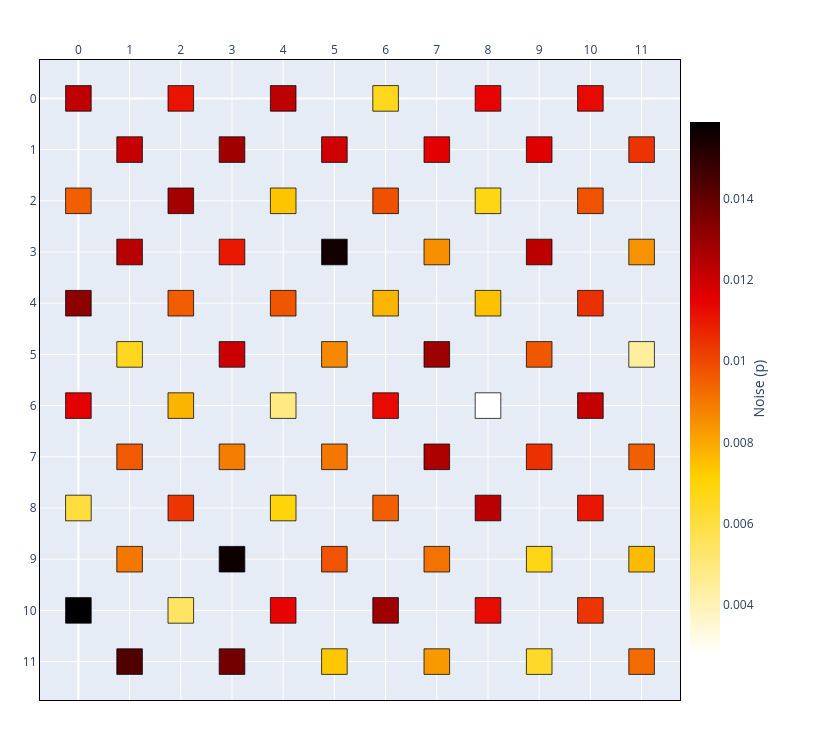

The notebook cell saved with this chart:
### Markdown cell above
## 3. Noise models

Real superconducting processors are heterogeneous: physical error rates vary
substantially across the lattice and are frequently correlated in space. Modeling this
heterogeneity faithfully is precisely why qSNOW represents noise as a per-qubit field
rather than a single global parameter.

Every qubit carries a `NoiseProfile` exposing a physical error rate `p` (a bounded float
on `[0, 0.75]`). `Chip` provides a family of *samplers* that populate `p` across the
lattice, each recording its parameters in the chip's metadata for provenance:

- **`generate_uniform_noise(p)`** — a homogeneous field; every qubit shares a single `p`.
- **`generate_random_noise(range)`** — independent draws from a uniform distribution
  over `range`.
- **`generate_gaussian_noise(mean, deviation)`** — independent draws from a truncated
  Gaussian.
- **`generate_derived_contour_noise(mean, deviation, slope=...)`** — a *spatially
  correlated* gradient, in which each site's error rate is derived from a smoothed
  neighborhood average, producing the contoured, non-i.i.d. structure characteristic of
  real devices.

Each stochastic sampler accepts a `seed` for reproducibility. Below we visualize the
three non-trivial fields with `noise_heatmap_style`, moving from fully independent
(Gaussian, random) to spatially correlated (contour).

### Code cell
# (a) Truncated-Gaussian field: i.i.d. draws about a target mean.
chip = Chip(6, 6)
chip.generate_gaussian_noise(mean=0.010, deviation=0.003, seed=42)

print("noise model :", chip.summary()["noise_model"])
print("p at (2, 2) :", chip.loc((2, 2)).noise.p)
chip.show(style=noise_heatmap_style(chip))

### Figure 1 — Plotly figure (JSON) as saved in the notebook; plotly's stock layout.template omitted (floating-point values rounded to 4 significant figures)
{"data": [{"hoverinfo": "text", "hovertext": ["(0, 0)<br>status=INACTIVE<br>noise=0.0123", "(0, 2)<br>status=INACTIVE<br>noise=0.0095", "(0, 4)<br>status=INACTIVE<br>noise=0.0132", "(0, 6)<br>status=INACTIVE<br>noise=0.0115", "(0, 8)<br>status=INACTIVE<br>noise=0.0061", "(0, 10)<br>status=INACTIVE<br>noise=0.0159", "(1, 1)<br>status=INACTIVE<br>noise=0.0121", "(1, 3)<br>status=INACTIVE<br>noise=0.0124", "(1, 5)<br>status=INACTIVE<br>noise=0.0066", "(1, 7)<br>status=INACTIVE<br>noise=0.0096", "(1, 9)<br>status=INACTIVE<br>noise=0.0090", "(1, 11)<br>status=INACTIVE<br>noise=0.0144", "(2, 0)<br>status=INACTIVE<br>noise=0.0111", "(2, 2)<br>status=INACTIVE<br>noise=0.0128", "(2, 4)<br>status=INACTIVE<br>noise=0.0096", "(2, 6)<br>status=INACTIVE<br>noise=0.0078", "(2, 8)<br>status=INACTIVE<br>noise=0.0104", "(2, 10)<br>status=INACTIVE<br>noise=0.0054", "(3, 1)<br>status=INACTIVE<br>noise=0.0128", "(3, 3)<br>status=INACTIVE<br>noise=0.0110", "(3, 5)<br>status=INACTIVE<br>noise=0.0121", "(3, 7)<br>status=INACTIVE<br>noise=0.0089", "(3, 9)<br>status=INACTIVE<br>noise=0.0157", "(3, 11)<br>status=INACTIVE<br>noise=0.0137", "(4, 0)<br>status=INACTIVE<br>noise=0.0123", "(4, 2)<br>status=INACTIVE<br>noise=0.0074", "(4, 4)<br>status=INACTIVE<br>noise=0.0097", "(4, 6)<br>status=INACTIVE<br>noise=0.0049", "(4, 8)<br>status=INACTIVE<br>noise=0.0069", "(4, 10)<br>status=INACTIVE<br>noise=0.0114", "(5, 1)<br>status=INACTIVE<br>noise=0.0120", "(5, 3)<br>status=INACTIVE<br>noise=0.0155", "(5, 5)<br>status=INACTIVE<br>noise=0.0086", "(5, 7)<br>status=INACTIVE<br>noise=0.0090", "(5, 9)<br>status=INACTIVE<br>noise=0.0098", "(5, 11)<br>status=INACTIVE<br>noise=0.0074", "(6, 0)<br>status=INACTIVE<br>noise=0.0066", "(6, 2)<br>status=INACTIVE<br>noise=0.0098", "(6, 4)<br>status=INACTIVE<br>noise=0.0078", "(6, 6)<br>status=INACTIVE<br>noise=0.0113", "(6, 8)<br>status=INACTIVE<br>noise=0.0095", "(6, 10)<br>status=INACTIVE<br>noise=0.0129", "(7, 1)<br>status=INACTIVE<br>noise=0.0116", "(7, 3)<br>status=INACTIVE<br>noise=0.0085", "(7, 5)<br>status=INACTIVE<br>noise=0.0129", "(7, 7)<br>status=INACTIVE<br>noise=0.0126", "(7, 9)<br>status=INACTIVE<br>noise=0.0091", "(7, 11)<br>status=INACTIVE<br>noise=0.0083", "(8, 0)<br>status=INACTIVE<br>noise=0.0114", "(8, 2)<br>status=INACTIVE<br>noise=0.0068", "(8, 4)<br>status=INACTIVE<br>noise=0.0075", "(8, 6)<br>status=INACTIVE<br>noise=0.0027", "(8, 8)<br>status=INACTIVE<br>noise=0.0124", "(8, 10)<br>status=INACTIVE<br>noise=0.0113", "(9, 1)<br>status=INACTIVE<br>noise=0.0116", "(9, 3)<br>status=INACTIVE<br>noise=0.0123", "(9, 5)<br>status=INACTIVE<br>noise=0.0097", "(9, 7)<br>status=INACTIVE<br>noise=0.0105", "(9, 9)<br>status=INACTIVE<br>noise=0.0068", "(9, 11)<br>status=INACTIVE<br>noise=0.0064", "(10, 0)<br>status=INACTIVE<br>noise=0.0113", "(10, 2)<br>status=INACTIVE<br>noise=0.0098", "(10, 4)<br>status=INACTIVE<br>noise=0.0105", "(10, 6)<br>status=INACTIVE<br>noise=0.0122", "(10, 8)<br>status=INACTIVE<br>noise=0.0110", "(10, 10)<br>status=INACTIVE<br>noise=0.0104", "(11, 1)<br>status=INACTIVE<br>noise=0.0104", "(11, 3)<br>status=INACTIVE<br>noise=0.0085", "(11, 5)<br>status=INACTIVE<br>noise=0.0044", "(11, 7)<br>status=INACTIVE<br>noise=0.0095", "(11, 9)<br>status=INACTIVE<br>noise=0.0076", "(11, 11)<br>status=INACTIVE<br>noise=0.0093"], "marker": {"cmax": 0.01591, "cmin": 0.00274, "color": [0.01226, 0.00954, 0.01322, 0.01155, 0.00606, 0.01591, 0.01213, 0.01238, 0.0066, 0.00963, 0.00901, 0.01436, 0.01111, 0.01278, 0.00957, 0.00776, 0.01041, 0.00544, 0.01284, 0.01101, 0.0121, 0.00888, 0.01567, 0.01373, 0.0123, 0.00742, 0.00975, 0.00489, 0.00695, 0.01143, 0.01198, 0.01554, 0.00865, 0.00901, 0.00977, 0.00736, 0.00663, 0.00982, 0.00776, 0.01132, 0.00953, 0.0129, 0.01158, 0.00854, 0.01289, 0.01258, 0.00914, 0.00833, 0.01143, 0.00676, 0.00748, 0.00274, 0.01239, 0.01128, 0.01162, 0.01232, 0.00969, 0.01052, 0.00676, 0.0064, 0.01131, 0.00978, 0.01049, 0.01217, 0.01103, 0.01041, 0.01045, 0.00846, 0.00441, 0.00952, 0.00763, 0.00931], "colorbar": {"len": 0.8649, "title": {"side": "right", "text": "Noise (p)"}, "x": 0.8649, "xanchor": "left", "y": 0.4865, "yanchor": "middle"}, "colorscale": [[0, "rgb(255,255,255)"], [0.3333, "rgb(255,210,0)"], [0.6667, "rgb(230,0,0)"], [1, "rgb(0,0,0)"]], "opacity": 0, "showscale": true, "size": 20}, "mode": "markers", "name": "qubits", "type": "scattergl", "x": [0, 0, 0, 0, 0, 0, 1, 1, 1, 1, 1, 1, 2, 2, 2, 2, 2, 2, 3, 3, 3, 3, 3, 3, 4, 4, 4, 4, 4, 4, 5, 5, 5, 5, 5, 5, 6, 6, 6, 6, 6, 6, 7, 7, 7, 7, 7, 7, 8, 8, 8, 8, 8, 8, 9, 9, 9, 9, 9, 9, 10, 10, 10, 10, 10, 10, 11, 11, 11, 11, 11, 11], "y": [0, 2, 4, 6, 8, 10, 1, 3, 5, 7, 9, 11, 0, 2, 4, 6, 8, 10, 1, 3, 5, 7, 9, 11, 0, 2, 4, 6, 8, 10, 1, 3, 5, 7, 9, 11, 0, 2, 4, 6, 8, 10, 1, 3, 5, 7, 9, 11, 0, 2, 4, 6, 8, 10, 1, 3, 5, 7, 9, 11, 0, 2, 4, 6, 8, 10, 1, 3, 5, 7, 9, 11]}], "layout": {"height": 740, "margin": {"b": 40, "l": 40, "r": 40, "t": 60}, "shapes": [{"fillcolor": "rgb(191, 0, 0)", "layer": "above", "line": {"color": "black", "width": 0.75}, "opacity": 1, "type": "rect", "x0": -0.25, "x1": 0.25, "y0": -0.25, "y1": 0.25}, {"fillcolor": "rgb(241, 95, 0)", "layer": "above", "line": {"color": "black", "width": 0.75}, "opacity": 1, "type": "rect", "x0": -0.25, "x1": 0.25, "y0": 1.75, "y1": 2.25}, {"fillcolor": "rgb(141, 0, 0)", "layer": "above", "line": {"color": "black", "width": 0.75}, "opacity": 1, "type": "rect", "x0": -0.25, "x1": 0.25, "y0": 3.75, "y1": 4.25}, {"fillcolor": "rgb(228, 0, 0)", "layer": "above", "line": {"color": "black", "width": 0.75}, "opacity": 1, "type": "rect", "x0": -0.25, "x1": 0.25, "y0": 5.75, "y1": 6.25}, {"fillcolor": "rgb(255, 221, 62)", "layer": "above", "line": {"color": "black", "width": 0.75}, "opacity": 1, "type": "rect", "x0": -0.25, "x1": 0.25, "y0": 7.75, "y1": 8.25}, {"fillcolor": "rgb(0, 0, 0)", "layer": "above", "line": {"color": "black", "width": 0.75}, "opacity": 1, "type": "rect", "x0": -0.25, "x1": 0.25, "y0": 9.75, "y1": 10.25}, {"fillcolor": "rgb(198, 0, 0)", "layer": "above", "line": {"color": "black", "width": 0.75}, "opacity": 1, "type": "rect", "x0": 0.75, "x1": 1.25, "y0": 0.75, "y1": 1.25}, {"fillcolor": "rgb(185, 0, 0)", "layer": "above", "line": {"color": "black", "width": 0.75}, "opacity": 1, "type": "rect", "x0": 0.75, "x1": 1.25, "y0": 2.75, "y1": 3.25}, {"fillcolor": "rgb(255, 215, 31)", "layer": "above", "line": {"color": "black", "width": 0.75}, "opacity": 1, "type": "rect", "x0": 0.75, "x1": 1.25, "y0": 4.75, "y1": 5.25}, {"fillcolor": "rgb(241, 90, 0)", "layer": "above", "line": {"color": "black", "width": 0.75}, "opacity": 1, "type": "rect", "x0": 0.75, "x1": 1.25, "y0": 6.75, "y1": 7.25}, {"fillcolor": "rgb(244, 120, 0)", "layer": "above", "line": {"color": "black", "width": 0.75}, "opacity": 1, "type": "rect", "x0": 0.75, "x1": 1.25, "y0": 8.75, "y1": 9.25}, {"fillcolor": "rgb(81, 0, 0)", "layer": "above", "line": {"color": "black", "width": 0.75}, "opacity": 1, "type": "rect", "x0": 0.75, "x1": 1.25, "y0": 10.75, "y1": 11.25}, {"fillcolor": "rgb(232, 20, 0)", "layer": "above", "line": {"color": "black", "width": 0.75}, "opacity": 1, "type": "rect", "x0": 1.75, "x1": 2.25, "y0": -0.25, "y1": 0.25}, {"fillcolor": "rgb(164, 0, 0)", "layer": "above", "line": {"color": "black", "width": 0.75}, "opacity": 1, "type": "rect", "x0": 1.75, "x1": 2.25, "y0": 1.75, "y1": 2.25}, {"fillcolor": "rgb(241, 93, 0)", "layer": "above", "line": {"color": "black", "width": 0.75}, "opacity": 1, "type": "rect", "x0": 1.75, "x1": 2.25, "y0": 3.75, "y1": 4.25}, {"fillcolor": "rgb(251, 180, 0)", "layer": "above", "line": {"color": "black", "width": 0.75}, "opacity": 1, "type": "rect", "x0": 1.75, "x1": 2.25, "y0": 5.75, "y1": 6.25}, {"fillcolor": "rgb(236, 53, 0)", "layer": "above", "line": {"color": "black", "width": 0.75}, "opacity": 1, "type": "rect", "x0": 1.75, "x1": 2.25, "y0": 7.75, "y1": 8.25}, {"fillcolor": "rgb(255, 227, 98)", "layer": "above", "line": {"color": "black", "width": 0.75}, "opacity": 1, "type": "rect", "x0": 1.75, "x1": 2.25, "y0": 9.75, "y1": 10.25}, {"fillcolor": "rgb(161, 0, 0)", "layer": "above", "line": {"color": "black", "width": 0.75}, "opacity": 1, "type": "rect", "x0": 2.75, "x1": 3.25, "y0": 0.75, "y1": 1.25}, {"fillcolor": "rgb(233, 24, 0)", "layer": "above", "line": {"color": "black", "width": 0.75}, "opacity": 1, "type": "rect", "x0": 2.75, "x1": 3.25, "y0": 2.75, "y1": 3.25}, {"fillcolor": "rgb(200, 0, 0)", "layer": "above", "line": {"color": "black", "width": 0.75}, "opacity": 1, "type": "rect", "x0": 2.75, "x1": 3.25, "y0": 4.75, "y1": 5.25}, {"fillcolor": "rgb(245, 126, 0)", "layer": "above", "line": {"color": "black", "width": 0.75}, "opacity": 1, "type": "rect", "x0": 2.75, "x1": 3.25, "y0": 6.75, "y1": 7.25}, {"fillcolor": "rgb(13, 0, 0)", "layer": "above", "line": {"color": "black", "width": 0.75}, "opacity": 1, "type": "rect", "x0": 2.75, "x1": 3.25, "y0": 8.75, "y1": 9.25}, {"fillcolor": "rgb(114, 0, 0)", "layer": "above", "line": {"color": "black", "width": 0.75}, "opacity": 1, "type": "rect", "x0": 2.75, "x1": 3.25, "y0": 10.75, "y1": 11.25}, {"fillcolor": "rgb(189, 0, 0)", "layer": "above", "line": {"color": "black", "width": 0.75}, "opacity": 1, "type": "rect", "x0": 3.75, "x1": 4.25, "y0": -0.25, "y1": 0.25}, {"fillcolor": "rgb(253, 196, 0)", "layer": "above", "line": {"color": "black", "width": 0.75}, "opacity": 1, "type": "rect", "x0": 3.75, "x1": 4.25, "y0": 1.75, "y1": 2.25}, {"fillcolor": "rgb(240, 85, 0)", "layer": "above", "line": {"color": "black", "width": 0.75}, "opacity": 1, "type": "rect", "x0": 3.75, "x1": 4.25, "y0": 3.75, "y1": 4.25}, {"fillcolor": "rgb(255, 233, 130)", "layer": "above", "line": {"color": "black", "width": 0.75}, "opacity": 1, "type": "rect", "x0": 3.75, "x1": 4.25, "y0": 5.75, "y1": 6.25}, {"fillcolor": "rgb(255, 212, 10)", "layer": "above", "line": {"color": "black", "width": 0.75}, "opacity": 1, "type": "rect", "x0": 3.75, "x1": 4.25, "y0": 7.75, "y1": 8.25}, {"fillcolor": "rgb(231, 4, 0)", "layer": "above", "line": {"color": "black", "width": 0.75}, "opacity": 1, "type": "rect", "x0": 3.75, "x1": 4.25, "y0": 9.75, "y1": 10.25}, {"fillcolor": "rgb(206, 0, 0)", "layer": "above", "line": {"color": "black", "width": 0.75}, "opacity": 1, "type": "rect", "x0": 4.75, "x1": 5.25, "y0": 0.75, "y1": 1.25}, {"fillcolor": "rgb(19, 0, 0)", "layer": "above", "line": {"color": "black", "width": 0.75}, "opacity": 1, "type": "rect", "x0": 4.75, "x1": 5.25, "y0": 2.75, "y1": 3.25}, {"fillcolor": "rgb(246, 137, 0)", "layer": "above", "line": {"color": "black", "width": 0.75}, "opacity": 1, "type": "rect", "x0": 4.75, "x1": 5.25, "y0": 4.75, "y1": 5.25}, {"fillcolor": "rgb(244, 120, 0)", "layer": "above", "line": {"color": "black", "width": 0.75}, "opacity": 1, "type": "rect", "x0": 4.75, "x1": 5.25, "y0": 6.75, "y1": 7.25}, {"fillcolor": "rgb(240, 84, 0)", "layer": "above", "line": {"color": "black", "width": 0.75}, "opacity": 1, "type": "rect", "x0": 4.75, "x1": 5.25, "y0": 8.75, "y1": 9.25}, {"fillcolor": "rgb(254, 199, 0)", "layer": "above", "line": {"color": "black", "width": 0.75}, "opacity": 1, "type": "rect", "x0": 4.75, "x1": 5.25, "y0": 10.75, "y1": 11.25}, {"fillcolor": "rgb(255, 215, 29)", "layer": "above", "line": {"color": "black", "width": 0.75}, "opacity": 1, "type": "rect", "x0": 5.75, "x1": 6.25, "y0": -0.25, "y1": 0.25}, {"fillcolor": "rgb(240, 81, 0)", "layer": "above", "line": {"color": "black", "width": 0.75}, "opacity": 1, "type": "rect", "x0": 5.75, "x1": 6.25, "y0": 1.75, "y1": 2.25}, {"fillcolor": "rgb(251, 180, 0)", "layer": "above", "line": {"color": "black", "width": 0.75}, "opacity": 1, "type": "rect", "x0": 5.75, "x1": 6.25, "y0": 3.75, "y1": 4.25}, {"fillcolor": "rgb(231, 10, 0)", "layer": "above", "line": {"color": "black", "width": 0.75}, "opacity": 1, "type": "rect", "x0": 5.75, "x1": 6.25, "y0": 5.75, "y1": 6.25}, {"fillcolor": "rgb(241, 95, 0)", "layer": "above", "line": {"color": "black", "width": 0.75}, "opacity": 1, "type": "rect", "x0": 5.75, "x1": 6.25, "y0": 7.75, "y1": 8.25}, {"fillcolor": "rgb(158, 0, 0)", "layer": "above", "line": {"color": "black", "width": 0.75}, "opacity": 1, "type": "rect", "x0": 5.75, "x1": 6.25, "y0": 9.75, "y1": 10.25}, {"fillcolor": "rgb(227, 0, 0)", "layer": "above", "line": {"color": "black", "width": 0.75}, "opacity": 1, "type": "rect", "x0": 6.75, "x1": 7.25, "y0": 0.75, "y1": 1.25}, {"fillcolor": "rgb(247, 143, 0)", "layer": "above", "line": {"color": "black", "width": 0.75}, "opacity": 1, "type": "rect", "x0": 6.75, "x1": 7.25, "y0": 2.75, "y1": 3.25}, {"fillcolor": "rgb(158, 0, 0)", "layer": "above", "line": {"color": "black", "width": 0.75}, "opacity": 1, "type": "rect", "x0": 6.75, "x1": 7.25, "y0": 4.75, "y1": 5.25}, {"fillcolor": "rgb(174, 0, 0)", "layer": "above", "line": {"color": "black", "width": 0.75}, "opacity": 1, "type": "rect", "x0": 6.75, "x1": 7.25, "y0": 6.75, "y1": 7.25}, {"fillcolor": "rgb(244, 114, 0)", "layer": "above", "line": {"color": "black", "width": 0.75}, "opacity": 1, "type": "rect", "x0": 6.75, "x1": 7.25, "y0": 8.75, "y1": 9.25}, {"fillcolor": "rgb(248, 153, 0)", "layer": "above", "line": {"color": "black", "width": 0.75}, "opacity": 1, "type": "rect", "x0": 6.75, "x1": 7.25, "y0": 10.75, "y1": 11.25}, {"fillcolor": "rgb(231, 4, 0)", "layer": "above", "line": {"color": "black", "width": 0.75}, "opacity": 1, "type": "rect", "x0": 7.75, "x1": 8.25, "y0": -0.25, "y1": 0.25}, {"fillcolor": "rgb(255, 214, 21)", "layer": "above", "line": {"color": "black", "width": 0.75}, "opacity": 1, "type": "rect", "x0": 7.75, "x1": 8.25, "y0": 1.75, "y1": 2.25}, {"fillcolor": "rgb(253, 193, 0)", "layer": "above", "line": {"color": "black", "width": 0.75}, "opacity": 1, "type": "rect", "x0": 7.75, "x1": 8.25, "y0": 3.75, "y1": 4.25}, {"fillcolor": "rgb(255, 255, 255)", "layer": "above", "line": {"color": "black", "width": 0.75}, "opacity": 1, "type": "rect", "x0": 7.75, "x1": 8.25, "y0": 5.75, "y1": 6.25}, {"fillcolor": "rgb(184, 0, 0)", "layer": "above", "line": {"color": "black", "width": 0.75}, "opacity": 1, "type": "rect", "x0": 7.75, "x1": 8.25, "y0": 7.75, "y1": 8.25}, {"fillcolor": "rgb(231, 11, 0)", "layer": "above", "line": {"color": "black", "width": 0.75}, "opacity": 1, "type": "rect", "x0": 7.75, "x1": 8.25, "y0": 9.75, "y1": 10.25}, {"fillcolor": "rgb(225, 0, 0)", "layer": "above", "line": {"color": "black", "width": 0.75}, "opacity": 1, "type": "rect", "x0": 8.75, "x1": 9.25, "y0": 0.75, "y1": 1.25}, {"fillcolor": "rgb(188, 0, 0)", "layer": "above", "line": {"color": "black", "width": 0.75}, "opacity": 1, "type": "rect", "x0": 8.75, "x1": 9.25, "y0": 2.75, "y1": 3.25}, {"fillcolor": "rgb(240, 88, 0)", "layer": "above", "line": {"color": "black", "width": 0.75}, "opacity": 1, "type": "rect", "x0": 8.75, "x1": 9.25, "y0": 4.75, "y1": 5.25}, {"fillcolor": "rgb(236, 48, 0)", "layer": "above", "line": {"color": "black", "width": 0.75}, "opacity": 1, "type": "rect", "x0": 8.75, "x1": 9.25, "y0": 6.75, "y1": 7.25}, {"fillcolor": "rgb(255, 214, 21)", "layer": "above", "line": {"color": "black", "width": 0.75}, "opacity": 1, "type": "rect", "x0": 8.75, "x1": 9.25, "y0": 8.75, "y1": 9.25}, {"fillcolor": "rgb(255, 217, 42)", "layer": "above", "line": {"color": "black", "width": 0.75}, "opacity": 1, "type": "rect", "x0": 8.75, "x1": 9.25, "y0": 10.75, "y1": 11.25}, {"fillcolor": "rgb(231, 10, 0)", "layer": "above", "line": {"color": "black", "width": 0.75}, "opacity": 1, "type": "rect", "x0": 9.75, "x1": 10.25, "y0": -0.25, "y1": 0.25}, {"fillcolor": "rgb(240, 83, 0)", "layer": "above", "line": {"color": "black", "width": 0.75}, "opacity": 1, "type": "rect", "x0": 9.75, "x1": 10.25, "y0": 1.75, "y1": 2.25}, {"fillcolor": "rgb(236, 49, 0)", "layer": "above", "line": {"color": "black", "width": 0.75}, "opacity": 1, "type": "rect", "x0": 9.75, "x1": 10.25, "y0": 3.75, "y1": 4.25}, {"fillcolor": "rgb(196, 0, 0)", "layer": "above", "line": {"color": "black", "width": 0.75}, "opacity": 1, "type": "rect", "x0": 9.75, "x1": 10.25, "y0": 5.75, "y1": 6.25}, {"fillcolor": "rgb(233, 23, 0)", "layer": "above", "line": {"color": "black", "width": 0.75}, "opacity": 1, "type": "rect", "x0": 9.75, "x1": 10.25, "y0": 7.75, "y1": 8.25}, {"fillcolor": "rgb(236, 53, 0)", "layer": "above", "line": {"color": "black", "width": 0.75}, "opacity": 1, "type": "rect", "x0": 9.75, "x1": 10.25, "y0": 9.75, "y1": 10.25}, {"fillcolor": "rgb(236, 51, 0)", "layer": "above", "line": {"color": "black", "width": 0.75}, "opacity": 1, "type": "rect", "x0": 10.75, "x1": 11.25, "y0": 0.75, "y1": 1.25}, {"fillcolor": "rgb(247, 146, 0)", "layer": "above", "line": {"color": "black", "width": 0.75}, "opacity": 1, "type": "rect", "x0": 10.75, "x1": 11.25, "y0": 2.75, "y1": 3.25}, {"fillcolor": "rgb(255, 238, 158)", "layer": "above", "line": {"color": "black", "width": 0.75}, "opacity": 1, "type": "rect", "x0": 10.75, "x1": 11.25, "y0": 4.75, "y1": 5.25}, {"fillcolor": "rgb(241, 96, 0)", "layer": "above", "line": {"color": "black", "width": 0.75}, "opacity": 1, "type": "rect", "x0": 10.75, "x1": 11.25, "y0": 6.75, "y1": 7.25}, {"fillcolor": "rgb(252, 186, 0)", "layer": "above", "line": {"color": "black", "width": 0.75}, "opacity": 1, "type": "rect", "x0": 10.75, "x1": 11.25, "y0": 8.75, "y1": 9.25}, {"fillcolor": "rgb(243, 106, 0)", "layer": "above", "line": {"color": "black", "width": 0.75}, "opacity": 1, "type": "rect", "x0": 10.75, "x1": 11.25, "y0": 10.75, "y1": 11.25}], "showlegend": false, "width": 820, "xaxis": {"domain": [0, 0.8649], "dtick": 1, "linecolor": "black", "linewidth": 1, "mirror": true, "range": [-0.75, 11.75], "showgrid": true, "showline": true, "side": "top", "zeroline": true}, "yaxis": {"dtick": 1, "linecolor": "black", "linewidth": 1, "mirror": true, "range": [11.75, -0.75], "scaleanchor": "x", "scaleratio": 1, "showgrid": true, "showline": true, "zeroline": true}}}
